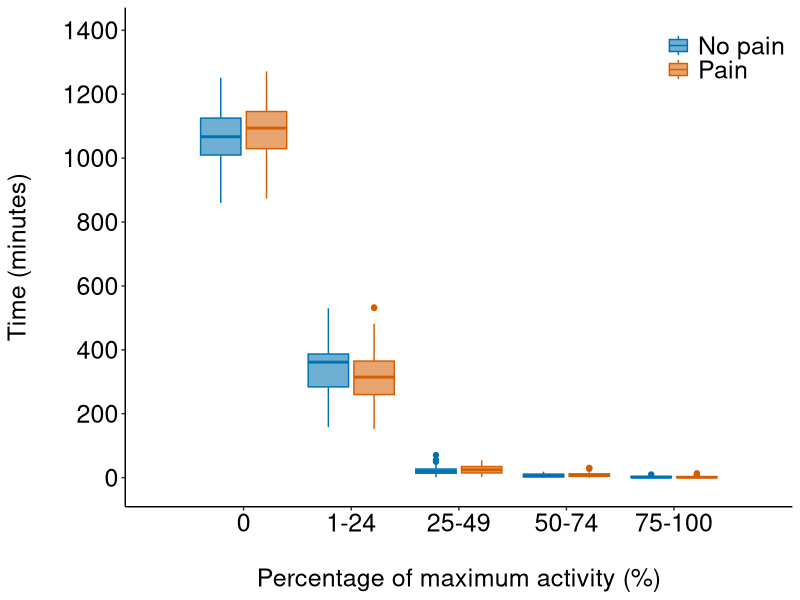
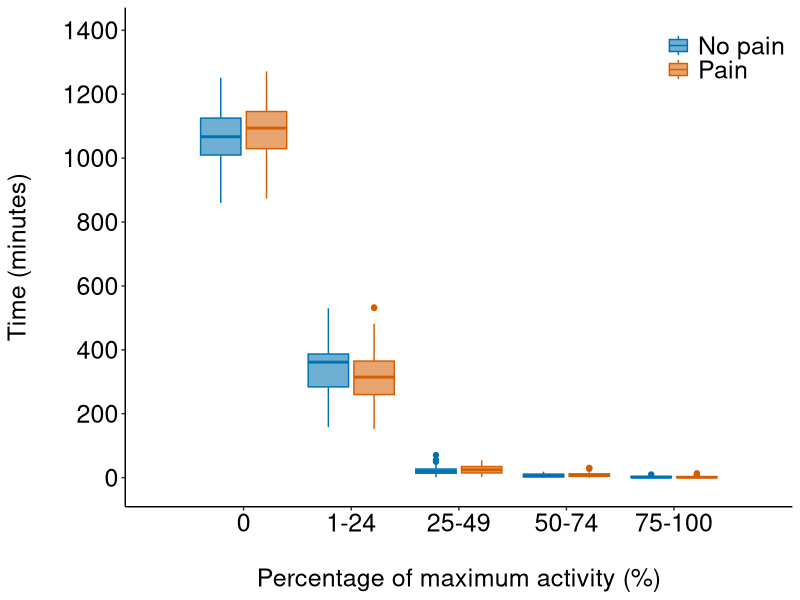

Here is the R script that generated these plots, in order:
# Load required packages
library(dplyr)
library(ggplot2)
library(scales)
library(grid)

# Import data
q0<-tbl_df(read.csv('time.active.zero.csv', header=T))
q1<-tbl_df(read.csv('time.active.1q.csv', header=T))
q2<-tbl_df(read.csv('time.active.2q.csv', header=T))
q3<-tbl_df(read.csv('time.active.3q.csv', header=T))
q4<-tbl_df(read.csv('time.active.4q.csv', header=T))

# Create a grouping variable
quart<-tbl_df(data.frame(quartile=rep(c('q0', 'q1', 'q2', 'q3', 'q4'), each=68)))
quart<-quart[-c(205, 206), ] # Remove 2 from q3 (only 66 rows long)

# Create a dataframe using the imported data and the grouping variable
plot.data <- q0 %>%
    bind_rows(q1,q2,q3,q4) %>% # bind imported data q0 through q4
    select(id,pain,minutes.per.day) %>% # select the columns to retain (intermediate)
    bind_cols(quart) %>% # bind grouping variable
    select(quartile, pain, minutes.per.day) # select the columns to retain (final)

# Quick check
str(plot.data)

# Create a hex colour colourblind palette
cb1 <- c("#0072B2", "#D55E00") # line colours
cb2 <- c('#6fafd3', '#e7a46f') # lighter shade for fill

# Plot the data
gg<-ggplot(data=plot.data, aes(x=quartile, y=minutes.per.day, fill = pain, colour = pain)) +
    geom_boxplot(position=position_dodge(0.85)) + 
    scale_x_discrete(labels=c("0", "1-24", "25-49", "50-74", "75-100")) +
    coord_cartesian(ylim=c(-20, 1400), xlim=c(0.5,5.5)) +
    scale_y_continuous(breaks=c(0, 200, 400, 600,800,1000,1200, 1400)) +
    labs(y="Time (minutes)\n", x="\nPercentage of maximum activity (%)") +
    scale_colour_manual(values = cb1, labels = c("No pain", "Pain")) +
    scale_fill_manual(values = cb2, labels = c("No pain", "Pain")) +
    theme(axis.text=element_text(size=18, colour = 'black'),
          axis.title=element_text(size=18, colour = 'black'),
          axis.line=element_line(colour = 'black'),
          panel.background=element_blank(),
          panel.grid=element_blank(),
          legend.title=element_blank(),
          legend.key=element_blank(),
          legend.text=element_text(size=18),
          legend.position = c(0.9, 0.9))
gg
ggsave('activity.plot.pdf')
